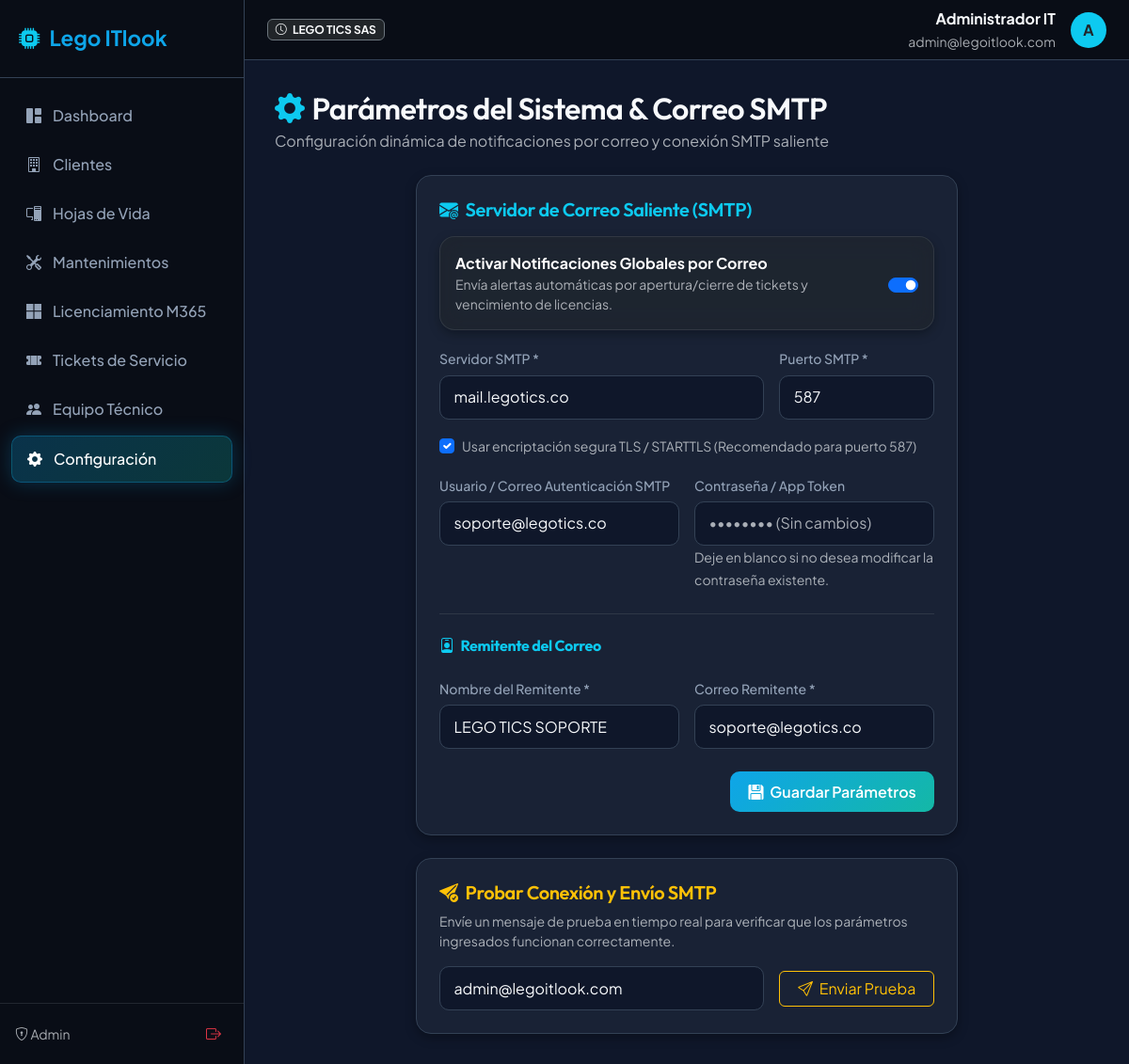
Screenshot of /settings/ (signed in) with the database file from the repository.
### app/models/user.py (models this page shows, shortened)
class User(UserMixin, db.Model):
    __tablename__ = 'users'
    id = db.Column(db.Integer, primary_key=True)
    name = db.Column(db.String(120), nullable=False)
    email = db.Column(db.String(120), unique=True, nullable=False)
    password_hash = db.Column(db.String(256), nullable=False)
    role = db.Column(db.String(20), default='tech', nullable=False) # 'admin', 'tech'
    is_active = db.Column(db.Boolean, default=True, nullable=False)
    created_at = db.Column(db.DateTime, default=datetime.utcnow)
    tickets_assigned = db.relationship('Ticket', backref='assigned_to_user', lazy=True, foreign_keys='Ticket.assigned_to_id')
    maintenance_logs = db.relationship('MaintenanceLog', backref='technician', lazy=True)
    interventions = db.relationship('TicketIntervention', backref='technician', lazy=True)
    maintenance_events = db.relationship('MaintenanceEvent', backref='technician', lazy=True)
    @property
    def is_admin(self):
        return self.role == 'admin'

### app/models/setting.py (models this page shows, shortened)
class SystemSetting(db.Model):
    __tablename__ = 'system_settings'
    id = db.Column(db.Integer, primary_key=True)
    mail_server = db.Column(db.String(150), default='smtp.gmail.com', nullable=False)
    mail_port = db.Column(db.Integer, default=587, nullable=False)
    mail_use_tls = db.Column(db.Boolean, default=True, nullable=False)
    mail_username = db.Column(db.String(150), nullable=True)
    mail_password = db.Column(db.String(250), nullable=True)
    mail_sender_name = db.Column(db.String(100), default='LEGO TICS SAS Soporte', nullable=False)
    mail_sender_email = db.Column(db.String(150), default='soporte@legoitlook.com', nullable=False)
    notifications_enabled = db.Column(db.Boolean, default=True, nullable=False)
    updated_at = db.Column(db.DateTime, default=datetime.utcnow, onupdate=datetime.utcnow)
    @classmethod
    def get_settings(cls):
        settings = cls.query.first()
        if not settings:
            settings = cls()
            db.session.add(settings)
            db.session.commit()
        return settings

### app/routes/settings.py (the view, shortened to what this page needs)
@settings_bp.route('/', methods=['GET', 'POST'])
@login_required
def index():
    if not current_user.is_admin:
        flash('Acceso restringido: Requiere permisos de Administrador.', 'danger')
        return redirect(url_for('dashboard.index'))
    settings = SystemSetting.get_settings()
    return render_template('settings/index.html', settings=settings)

### app/templates/settings/index.html (shortened to what this page needs)
{% extends "base.html" %}
{% block content %}
<div class="d-flex justify-content-between align-items-center mb-4">
  <div>
    <h2 class="mb-1"><i class="bi bi-gear-fill text-info me-2"></i>Parámetros del Sistema & Correo SMTP</h2>
    <p class="text-muted mb-0">Configuración dinámica de notificaciones por correo y conexión SMTP saliente</p>
  </div>
</div>
<div class="row g-4 justify-content-center">
  <div class="col-lg-8">
    <div class="glass-card p-4 mb-4">
      <h5 class="mb-3 text-info"><i class="bi bi-envelope-at-fill me-2"></i>Servidor de Correo Saliente (SMTP)</h5>
      <form method="POST" action="{{ url_for('settings.index') }}">
        <div class="row g-3">
          <div class="col-12">
            <div class="form-check form-switch p-3 glass-card bg-dark bg-opacity-50 border-secondary border-opacity-25 d-flex align-items-center justify-content-between">
              <div>
                <label class="form-check-label fw-bold text-white mb-0" for="notifications_enabled">
                  Activar Notificaciones Globales por Correo
                </label>
                <div class="small text-muted">Envía alertas automáticas por apertura/cierre de tickets y vencimiento de licencias.</div>
              </div>
              <input class="form-check-input ms-3" type="checkbox" id="notifications_enabled" name="notifications_enabled" value="1" {% if settings.notifications_enabled %}checked{% endif %}>
            </div>
          </div>
          <div class="col-md-8">
            <label class="form-label">Servidor SMTP *</label>
            <input type="text" class="form-control" name="mail_server" value="{{ settings.mail_server }}" required placeholder="Ej: smtp.office365.com / smtp.gmail.com">
          </div>
          <div class="col-md-4">
            <label class="form-label">Puerto SMTP *</label>
            <input type="number" class="form-control" name="mail_port" value="{{ settings.mail_port }}" required placeholder="587 / 465">
          </div>
          <div class="col-12">
            <div class="form-check">
              <input class="form-check-input" type="checkbox" id="mail_use_tls" name="mail_use_tls" value="1" {% if settings.mail_use_tls %}checked{% endif %}>
              <label class="form-check-label small text-muted" for="mail_use_tls">
                Usar encriptación segura TLS / STARTTLS (Recomendado para puerto 587)
              </label>
            </div>
          </div>
          <div class="col-md-6">
            <label class="form-label">Usuario / Correo Autenticación SMTP</label>
            <input type="text" class="form-control" name="mail_username" value="{{ settings.mail_username or '' }}" placeholder="soporte@legoitlook.com">
          </div>
          <div class="col-md-6">
            <label class="form-label">Contraseña / App Token</label>
            <input type="password" class="form-control" name="mail_password" value="" placeholder="{% if settings.mail_password %}•••••••• (Sin cambios){% else %}Ingrese contraseña{% endif %}">
            <small class="text-muted">Deje en blanco si no desea modificar la contraseña existente.</small>
          </div>
          <div class="col-12"><hr class="border-secondary opacity-25 my-2"></div>
          <h6 class="text-info fw-bold mb-2"><i class="bi bi-person-badge me-1"></i> Remitente del Correo</h6>
          <div class="col-md-6">
            <label class="form-label">Nombre del Remitente *</label>
            <input type="text" class="form-control" name="mail_sender_name" value="{{ settings.mail_sender_name }}" required placeholder="Ej: LEGO TICS SAS Soporte">
          </div>
          <div class="col-md-6">
            <label class="form-label">Correo Remitente *</label>
            <input type="email" class="form-control" name="mail_sender_email" value="{{ settings.mail_sender_email }}" required placeholder="soporte@legoitlook.com">
          </div>
          <div class="col-12 text-end mt-4">
            <button type="submit" class="btn btn-primary-custom">
              <i class="bi bi-floppy-fill me-1"></i> Guardar Parámetros
            </button>
          </div>
        </div>
      </form>
    </div>
    <div class="glass-card p-4">
      <h5 class="mb-2 text-warning"><i class="bi bi-send-check-fill me-2"></i>Probar Conexión y Envío SMTP</h5>
      <p class="text-muted small mb-3">Envíe un mensaje de prueba en tiempo real para verificar que los parámetros ingresados funcionan correctamente.</p>
      <form method="POST" action="{{ url_for('settings.test_email') }}" class="row g-3 align-items-center">
        <div class="col-md-8">
          <input type="email" class="form-control" name="test_recipient" value="{{ current_user.email }}" placeholder="Correo de destino para la prueba">
        </div>
        <div class="col-md-4">
          <button type="submit" class="btn btn-outline-warning w-100">
            <i class="bi bi-send me-1"></i> Enviar Prueba
          </button>
        </div>
      </form>
    </div>
  </div>
</div>
{% endblock %}

### app/templates/base.html (shortened to what this page needs)
<!DOCTYPE html>
<html lang="es" data-bs-theme="dark">
<head>
  <link href="https://cdn.jsdelivr.net/npm/bootstrap@5.3.2/dist/css/bootstrap.min.css" rel="stylesheet">
  <link href="https://cdn.jsdelivr.net/npm/bootstrap-icons@1.11.3/font/bootstrap-icons.min.css" rel="stylesheet">
  <link rel="stylesheet" href="{{ url_for('static', filename='css/styles.css') }}">
</head>
<body>
{% if current_user.is_authenticated %}
<div class="app-wrapper">
  <aside class="sidebar">
    <div class="sidebar-brand">
      <i class="bi bi-cpu-fill text-info"></i>
      <span>Lego ITlook</span>
    </div>
    <nav class="sidebar-nav">
      <a href="{{ url_for('dashboard.index') }}" class="nav-link-custom {% if request.endpoint == 'dashboard.index' %}active{% endif %}">
        <i class="bi bi-grid-1x2-fill"></i> Dashboard
      </a>
      <a href="{{ url_for('clients.index') }}" class="nav-link-custom {% if 'clients' in request.endpoint %}active{% endif %}">
        <i class="bi bi-building"></i> Clientes
      </a>
      <a href="{{ url_for('assets.index') }}" class="nav-link-custom {% if 'assets' in request.endpoint %}active{% endif %}">
        <i class="bi bi-pc-display"></i> Hojas de Vida
      </a>
      <a href="{{ url_for('maintenance.index') }}" class="nav-link-custom {% if 'maintenance' in request.endpoint %}active{% endif %}">
        <i class="bi bi-tools"></i> Mantenimientos
      </a>
      <a href="{{ url_for('licenses.index') }}" class="nav-link-custom {% if 'licenses' in request.endpoint %}active{% endif %}">
        <i class="bi bi-microsoft"></i> Licenciamiento M365
      </a>
      <a href="{{ url_for('tickets.index') }}" class="nav-link-custom {% if 'tickets' in request.endpoint %}active{% endif %}">
        <i class="bi bi-ticket-perforated-fill"></i> Tickets de Servicio
      </a>
      {% if current_user.is_admin %}
      <a href="{{ url_for('auth.technicians') }}" class="nav-link-custom {% if request.endpoint == 'auth.technicians' %}active{% endif %}">
        <i class="bi bi-people-fill"></i> Equipo Técnico
      </a>
      <a href="{{ url_for('settings.index') }}" class="nav-link-custom {% if 'settings' in request.endpoint %}active{% endif %}">
        <i class="bi bi-gear-fill"></i> Configuración
      </a>
      {% endif %}
    </nav>
    <div class="p-3 border-top border-secondary border-opacity-25">
      <div class="d-flex align-items-center justify-content-between text-muted fs-7">
        <small><i class="bi bi-shield-lock"></i> {{ current_user.role|capitalize }}</small>
        <a href="{{ url_for('auth.logout') }}" class="btn btn-sm btn-outline-danger border-0" title="Cerrar Sesión">
          <i class="bi bi-box-arrow-right fs-6"></i>
        </a>
      </div>
    </div>
  </aside>
  <div class="main-content">
    <header class="topbar">
      <div class="d-flex align-items-center gap-2">
        <span class="badge bg-dark border border-secondary text-light">
          <i class="bi bi-clock me-1"></i> LEGO TICS SAS
        </span>
      </div>
      <div class="d-flex align-items-center gap-3">
        <div class="text-end">
          <div class="fw-bold fs-7">{{ current_user.name }}</div>
          <small class="text-muted fs-8">{{ current_user.email }}</small>
        </div>
        <div class="avatar bg-info text-dark fw-bold rounded-circle d-flex align-items-center justify-content-center" style="width:38px; height:38px;">
          {{ current_user.name[0]|upper }}
        </div>
      </div>
    </header>
    <main class="content-body">
      {% block content %}{% endblock %}
    </main>
  </div>
</div>
{% else %}
  {% block auth_content %}{% endblock %}
{% endif %}
</body>
</html>

### app/static/css/styles.css (style rules this page uses)
:root { --bg-dark: #0f172a; --bg-card: #1e293b; --bg-card-hover: #334155; --bg-sidebar: #090d16; --primary: #0ea5e9; --primary-hover: #0284c7; --accent: #14b8a6; --accent-light: #2dd4bf; --text-main: #f8fafc; --text-muted: #94a3b8; --border-color: #334155; --shadow-sm: 0 2px 4px rgba(0,0,0,0.2); --shadow-md: 0 4px 12px rgba(0,0,0,0.3); --shadow-glow: 0 0 20px rgba(14, 165, 233, 0.25); --radius-lg: 16px; --radius-md: 10px; --radius-sm: 6px; }
body { font-family: 'Plus Jakarta Sans', sans-serif; background-color: var(--bg-dark); color: var(--text-main); min-height: 100vh; margin: 0; }
h1, h2, h3, h4, h5, h6, .navbar-brand { font-family: 'Outfit', sans-serif; font-weight: 600; letter-spacing: -0.02em; }
.app-wrapper { display: flex; min-height: 100vh; }
.sidebar { width: 260px; background: var(--bg-sidebar); border-right: 1px solid var(--border-color); display: flex; flex-direction: column; transition: all 0.3s ease; z-index: 1000; }
.sidebar-brand { padding: 1.5rem 1.25rem; font-size: 1.4rem; font-weight: 700; color: #fff; display: flex; align-items: center; gap: 10px; border-bottom: 1px solid var(--border-color); }
.sidebar-brand span { color: var(--primary); }
.sidebar-nav { padding: 1rem 0.75rem; flex: 1; display: flex; flex-direction: column; gap: 4px; }
.nav-link-custom { display: flex; align-items: center; gap: 12px; padding: 0.75rem 1rem; color: var(--text-muted); text-decoration: none; border-radius: var(--radius-md); font-weight: 500; transition: all 0.2s ease; }
.nav-link-custom.active { color: #fff; background: linear-gradient(135deg, rgba(14, 165, 233, 0.25) 0%, rgba(20, 184, 166, 0.25) 100%); border: 1px solid rgba(14, 165, 233, 0.3); box-shadow: var(--shadow-glow); }
.main-content { flex: 1; display: flex; flex-direction: column; overflow-x: hidden; }
.topbar { height: 64px; background: var(--bg-sidebar); border-bottom: 1px solid var(--border-color); display: flex; align-items: center; justify-content: space-between; padding: 0 1.5rem; }
.content-body { padding: 2rem; flex: 1; }
.glass-card { background: rgba(30, 41, 59, 0.7); backdrop-filter: blur(12px); -webkit-backdrop-filter: blur(12px); border: 1px solid var(--border-color); border-radius: var(--radius-lg); box-shadow: var(--shadow-md); transition: transform 0.2s ease, box-shadow 0.2s ease; }
.btn-primary-custom { background: linear-gradient(135deg, var(--primary) 0%, var(--accent) 100%); border: none; color: #fff; font-weight: 600; padding: 0.6rem 1.2rem; border-radius: var(--radius-md); transition: all 0.2s ease; }
.form-control, .form-select { background-color: #0f172a; border: 1px solid var(--border-color); color: var(--text-main); border-radius: var(--radius-md); padding: 0.65rem 0.9rem; }
.form-label { font-weight: 500; font-size: 0.875rem; color: var(--text-muted); margin-bottom: 0.4rem; }

### rows the page displays
User: role "Admin", name "Administrador IT", email "admin@legoitlook.com", name "A", test_recipient "admin@legoitlook.com"
SystemSetting: notifications_enabled "☑", mail_server "mail.legotics.co", mail_port "587", mail_use_tls "☑", mail_username "soporte@legotics.co", mail_sender_name "LEGO TICS SOPORTE", mail_sender_email "soporte@legotics.co"
